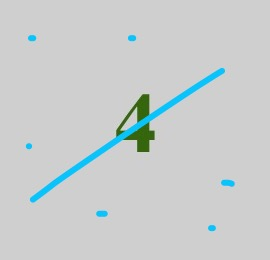
#> input picture AI/MNIST/image/zd4.jpg, 270 x 260 px, found by its file name
$ python img_manage.py   (older library calls are emulated)
#> lines starting #> are read from the running program, lines starting #| are printed output that depends on the picture; after the words box and inside, x2 and y2 are one past the last pixel; in counts of white or black regions, pixels touching at a corner belong together
#-*-coding:utf-8-*-
from PIL import Image, ImageFilter
import tensorflow as tf
import matplotlib.pyplot as plt
import numpy as np
import cv2
import Image


def sum_9_region_new(img, x, y):
	'''确定噪点 '''
	cur_pixel = img.getpixel((x, y))  # 当前像素点的值
	width = img.width
	height = img.height

	if cur_pixel == 1:  # 如果当前点为白色区域,则不统计邻域值
		return 0

	# 因当前图片的四周都有黑点，所以周围的黑点可以去除
	if y < 3:  # 本例中，前两行的黑点都可以去除
		return 1
	elif y > height - 3:  # 最下面两行
		return 1
	else:  # y不在边界
		if x < 3:  # 前两列
			return 1
		elif x == width - 1:  # 右边非顶点
			return 1
		else:  # 具备9领域条件的
			sum = img.getpixel((x - 1, y - 1)) \
				  + img.getpixel((x - 1, y)) \
				  + img.getpixel((x - 1, y + 1)) \
				  + img.getpixel((x, y - 1)) \
				  + cur_pixel \
				  + img.getpixel((x, y + 1)) \
				  + img.getpixel((x + 1, y - 1)) \
				  + img.getpixel((x + 1, y)) \
				  + img.getpixel((x + 1, y + 1))
			return 9 - sum

def collect_noise_point(img):
	'''收集所有的噪点'''
	noise_point_list = []
	for x in range(img.width):
		for y in range(img.height):
			res_9 = sum_9_region_new(img, x, y)
			if (0 < res_9 < 3) and img.getpixel((x, y)) == 0:  # 找到孤立点
				pos = (x, y)
				noise_point_list.append(pos)
	return noise_point_list

def remove_noise_pixel(img, noise_point_list):
	'''根据噪点的位置信息，消除二值图片的黑点噪声'''
	for item in noise_point_list:
		img.putpixel((item[0], item[1]), 1)

def get_bin_table(threshold=115):
	'''获取灰度转二值的映射table,0表示黑色,1表示白色'''
	table = []
	for i in range(256):
		if i < threshold:
			table.append(0)
		else:
			table.append(1)
	return table

def main1():

	image = Image.open('/home/cris/AI/MNIST/image/zd4.jpg')
#> image is the input picture: PIL image 270x260 RGB; mean R, G, B 200.4, 205.4, 205.8
	imgry = image.convert('L')
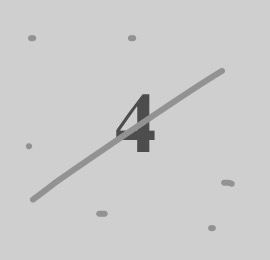
#> imgry: PIL image 270x260 L; min 65, max 216, mean 204
	table = get_bin_table()
	binary = imgry.point(table, '1')
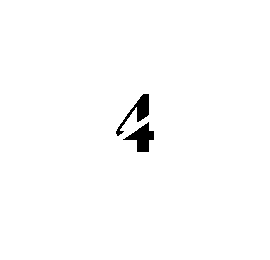
#> binary: PIL image 270x260 1; 98.8% white; 2 black regions, box (x1, y1, x2, y2) and area: (123, 122, 154, 152) 427, (116, 94, 149, 136) 392
	noise_point_list = collect_noise_point(binary)
#> the loop in collect_noise_point, `for x in range(img.width):` made 270 passes
	remove_noise_pixel(binary, noise_point_list)
#> the loop in remove_noise_pixel, `for item in noise_point_list:` made 1 pass
#> item on pass 1: (123, 139)
#> after the loop in remove_noise_pixel, `for item in noise_point_list:`: img: PIL image 270x260 1; 98.8% white; 2 black regions, box (x1, y1, x2, y2) and area: (124, 122, 154, 152) 426, (116, 94, 149, 136) 392
	binary.save('/home/cris/AI/MNIST/image/finaly.png')
	binary.show()


# 裁剪字符
def cut(img):
    # 查找检测物体的轮廓
    image, contours, hierarchy = cv2.findContours(img, 2, 2)
    cv2.imshow('image',image)
    # 计数器
    flag = 1
    for cnt in contours:
        # 最小的外接矩形, cnt是一个二值图, x,y是矩阵左上点的坐标, w,h是矩阵的宽和高
        x, y, w, h = cv2.boundingRect(cnt)
        # 画出矩形(图片，矩形左上角，矩形右下角，线框的颜色，线宽)
        #cv2.rectangle(img, (x,y), (x+w,y+h), (0,255,0), 2)
        '''# 用红色表示有旋转角度的矩形框架
        rect = cv2.minAreaRect(cnt)
        box = cv2.boxPoints(rect)
        box = np.int0(box)
        cv2.drawContours(img, [box], 0, (0, 0, 255), 2)
        cv2.imwrite('contours.png', img)
        '''
        # x，y的值不能为0以及图片的大小要超过28*28(按照需求自己设置)，不然我们会得到其他的不想要的图片
        if x != 0 and y != 0 and w*h >= 800:
            print((x,y,w,h))
            # 调整图像尺寸为28*28
            resize_img = cv2.resize(img[y:y+h, x:x+w], (28,28))
            # 再次二值化
            im_fixed = thresh_old(resize_img, 200, 255)
            # 保存图片
            cv2.imwrite('out_img/char.png',resize_img)
            cv2.imwrite('out_img/resize.png',im_fixed)
            flag += 1

 # 二值化处理
def thresh_old(img, l=100, h=255):
    ret,im_fixed=cv2.threshold(img,l,h,cv2.THRESH_BINARY)
    #im_fixed = cv2.adaptiveThreshold(img, 255, cv2.ADAPTIVE_THRESH_GAUSSIAN_C, cv2.THRESH_BINARY, 21, 1)
    return im_fixed

#灰度化处理
def cvt_Color(img):
#> (the run stopped early here; a loop or call above may not have finished)

$ run again, with AI/MNIST/image/zd0.jpg copied over AI/MNIST/image/zd4.jpg
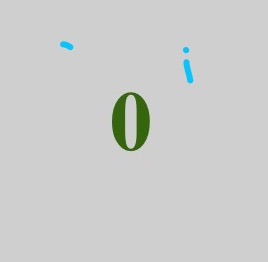
#> input picture AI/MNIST/image/zd0.jpg, 268 x 262 px, found by its file name
#> in main1, image is the input picture: PIL image 268x262 RGB; mean R, G, B 203.7, 205.1, 203.8
#> in main1, `imgry = image.convert('L')`:
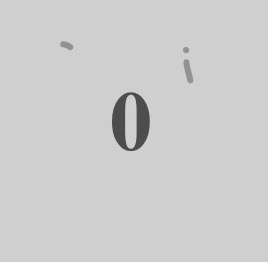
#> imgry: PIL image 268x262 L; min 65, max 218, mean 204.5
#> in main1, `binary = imgry.point(table, '1')`:
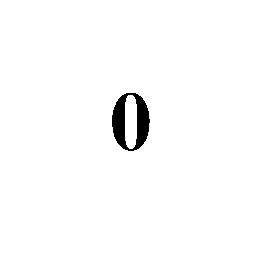
#> binary: PIL image 268x262 1; 98.4% white; 1 black region, box (x1, y1, x2, y2) and area: (112, 93, 150, 151) 1151
#> the loop in collect_noise_point, `for x in range(img.width):` made 268 passes

$ run again, with AI/MNIST/image/zd1.jpg copied over AI/MNIST/image/zd4.jpg
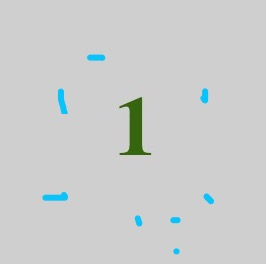
#> input picture AI/MNIST/image/zd1.jpg, 266 x 264 px, found by its file name
#> in main1, image is the input picture: PIL image 266x264 RGB; mean R, G, B 203.3, 205.7, 205.3
#> in main1, `imgry = image.convert('L')`:
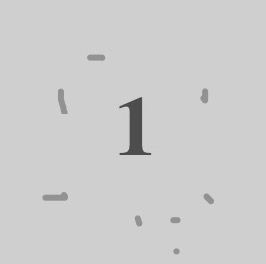
#> imgry: PIL image 266x264 L; min 68, max 218, mean 204.9
#> in main1, `binary = imgry.point(table, '1')`:
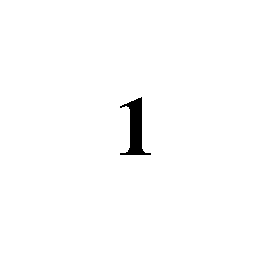
#> binary: PIL image 266x264 1; 98.9% white; 1 black region, box (x1, y1, x2, y2) and area: (120, 97, 151, 155) 751
#> the loop in collect_noise_point, `for x in range(img.width):` made 266 passes

$ run again, with AI/MNIST/image/zd2.jpg copied over AI/MNIST/image/zd4.jpg
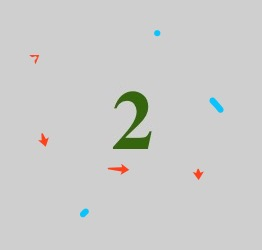
#> input picture AI/MNIST/image/zd2.jpg, 262 x 250 px, found by its file name
#> in main1, image is the input picture: PIL image 262x250 RGB; mean R, G, B 204.4, 205, 203.8
#> in main1, `imgry = image.convert('L')`:
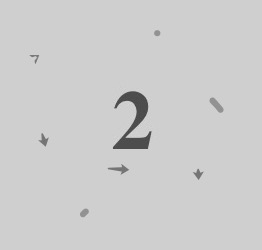
#> imgry: PIL image 262x250 L; min 67, max 219, mean 204.7
#> in main1, `binary = imgry.point(table, '1')`:
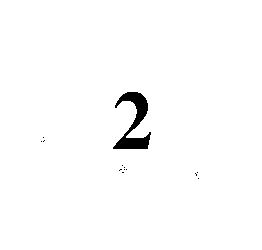
#> binary: PIL image 262x250 1; 98.6% white; 13 black regions (12 under 20 px), largest, box (x1, y1, x2, y2) and area: (113, 92, 151, 149) 903
#> the loop in collect_noise_point, `for x in range(img.width):` made 262 passes
#> the loop in remove_noise_pixel, `for item in noise_point_list:` made 16 passes
#> item on passes 1 to 8: (41, 141), (43, 137), (43, 141), (44, 140), (119, 170), (121, 169), (122, 165), (122, 172)
